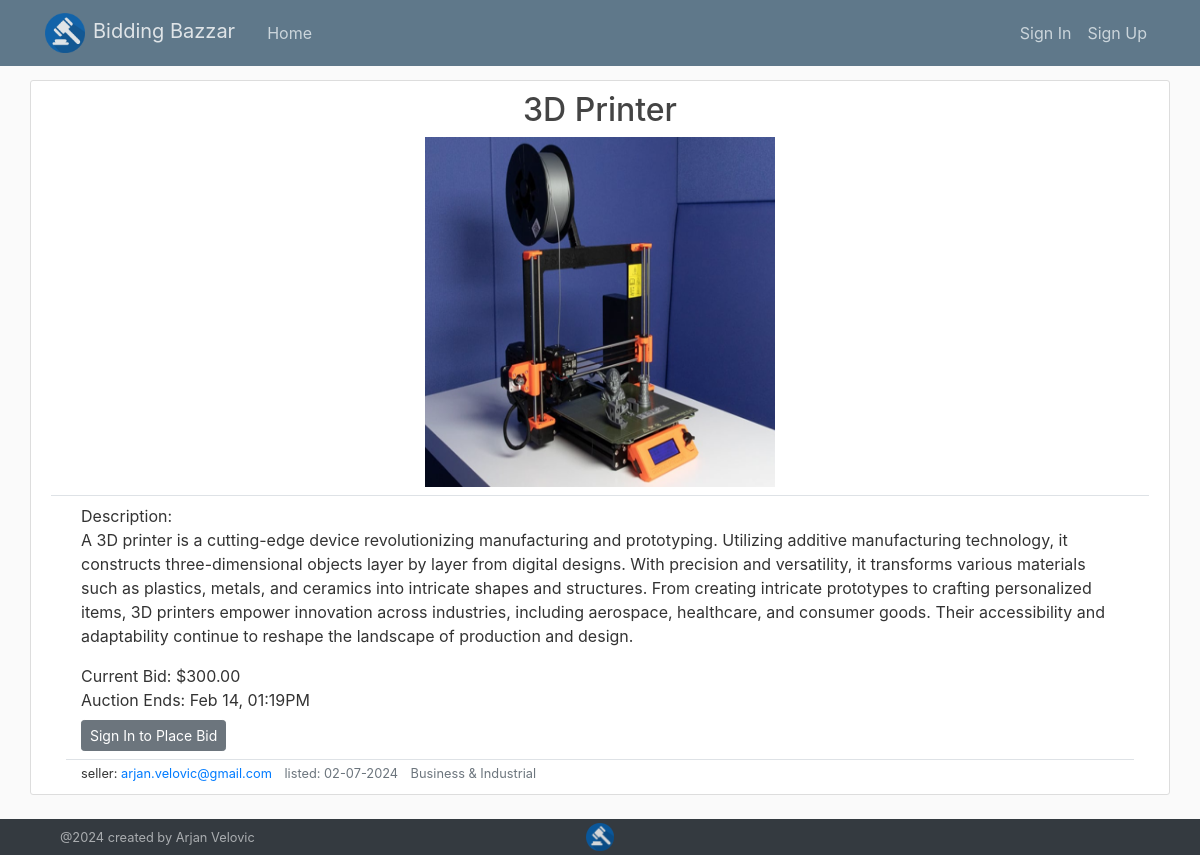
Page /item/1 on the committed database.
### models.py (models this page shows, shortened)
class Item(db.Model):
    id = db.Column(db.Integer, primary_key=True)
    title = db.Column(db.String(100), nullable=False)
    description = db.Column(db.Text, nullable=False)
    category = db.Column(db.String(100), nullable=False)
    image_file = db.Column(db.String(50), nullable=False, default='default2.jpg')
    price = db.Column(db.Numeric, nullable=False)
    seller = db.Column(db.Integer, db.ForeignKey('user.id'), nullable=False)
    listeddate = db.Column(db.DateTime, nullable=False, default=datetime.utcnow)
    enddate = db.Column(db.DateTime, nullable=False, default=datetime.utcnow)
    hasbuyer = db.Column(db.Boolean, nullable = False, default = False)
    bidinfo = db.relationship('Bid', backref='item', lazy=True)
    watches = db.relationship('Watchlist', backref='item', lazy=True)
    @hybrid_property
    def notactive(self):
        if datetime.utcnow() - timedelta(hours=5) >= self.enddate:
            return True
        else:
            return False

class User(db.Model, UserMixin):
    id = db.Column(db.Integer, primary_key=True)
    firstname = db.Column(db.String(100), nullable=False)
    lastname = db.Column(db.String(100), nullable=False)
    address = db.Column(db.String(200), nullable=False)
    phonenumber = db.Column(db.String(20), nullable=False)
    email = db.Column(db.String(120), unique=True, nullable=False)
    image_file = db.Column(db.String(20), nullable=False, default='default.jpg')
    password = db.Column(db.String(60), nullable=False)
    datecreated = db.Column(db.DateTime, nullable=False, default=datetime.utcnow)
    posts = db.relationship('Item', backref='author', lazy=True)
    bids = db.relationship('Bid', backref='bidder', lazy=True)
    watching = db.relationship('Watchlist', backref='watcher', lazy=True)

### app/items/routes.py (the view, shortened to what this page needs)
@items.route("/item/<int:item_id>", methods=['GET', 'POST'])
def item(item_id):
    item = Item.query.get_or_404(item_id)
    bidform = BidForm()
    watchlistform = WatchlistForm()
    bidform.bidvalue.validators = [NumberRange(min=item.price+1, message='You must beat the current bid by atleast $1.00')]
    return render_template('item.html', title=item.title, item=item, bidform=bidform, watchlistform = watchlistform)

### app/templates/item.html (shortened to what this page needs)
{% extends "layout.html" %}
{% block content %}
  <article class="content-section row d-flex justify-content-center">
    <div class= "mb-2 text-center">
      <a class="article-title h2 text-capitalize" href="{{ url_for('items.item', item_id=item.id) }}">{{ item.title }}</a>
    </div>
    <div class="d-flex col-12 justify-content-center border-bottom pb-2">
      <img class="article-img3" src="{{ url_for('static', filename='item_pics/' + item.image_file) }}">
    </div>
    <div class="col-12">
      <div id = "item_info_block" class="container my-2">
        <div>Description:</div>
        <div class="mb-3">{{ item.description }}</div>
        {% if item.notactive and item.hasbuyer%}
          <div>Sold Price: ${{ item.price|round(2) }}</div>
        {% elif item.notactive and item.hasbuyer == False %}
        <div>Price: ${{ item.price|round(2) }}</div>
        {% elif item.notactive == False %}
          <div>Current Bid: ${{ item.price|round(2) }}</div>
        {% endif %}
        {% if item.notactive%}
          <div>Ended: {{ item.enddate.strftime('%h %d, %I:%M%p') }}</div>
        {% else %}
          <div>Auction Ends: {{ item.enddate.strftime('%h %d, %I:%M%p') }}</div>
        {% endif %}
      </div>
      <div id="item_form_block" class="container my-2">
        {% if item.author == current_user %}
          {% if item.notactive%}
            <a class="btn btn-secondary btn-sm" href="{{ url_for('items.update_item', item_id=item.id) }}">Relist Item</a>
          {% else %}
            {% if item.hasbuyer %}
              <div>
                <small>The listing cannot be updated or deleted once a bid has been made</small>
              </div>
            {% else %}
              <div>
                <a class="btn btn-secondary btn-sm" href="{{ url_for('items.update_item', item_id=item.id) }}">Update</a>
                <button type="button" class="btn btn-danger btn-sm mx-1" data-toggle="modal" data-target="#deleteModal">Delete</button>
              </div>
            {% endif %}
        {% endif %}
        {% else %}
          {% if item.notactive == False %}
            <div>
              <a class="btn btn-secondary btn-sm" href="{{ url_for('users.signin') }}">Sign In to Place Bid</a>
            </div>
          {% endif %}
        {% endif %}
      </div>
      <div id="item_user_info" class="border-top container">
        <small>seller: <a href="{{ url_for('users.user_items', email=item.author.email) }}">{{ item.author.email }}</a></small>
        <small class="ml-2 text-muted">listed: {{ item.listeddate.strftime('%m-%d-%Y') }}</small>
        {% if item.category != "None" %}
        <small class="ml-2 text-muted">{{ item.category }}</small>
        {% endif %}
      </div>
    </div>
  </article>
{% endblock content %}

### app/static/main.css (style rules this page uses)
body { background: #fafafa; color: #333333; margin-top: 5rem; }
.content-section { background: #ffffff; padding: 10px 20px; border: 1px solid #dddddd; border-radius: 3px; margin-bottom: 20px; }
.article-title { color: #444444; }
.article-img3 { height: 350px; width: 350px; }

### rows in the picture
Item: title "3D Printer", image_file (picture), description "A 3D printer is a cutting-edge device revolutionizing manufacturing and prototyping. Utilizing additive manufacturing technology, it constructs three-dimensional objects layer by layer from digital designs. With precision and versatility, it transforms various materials such as plastics, metals, and ceramics into intricate shapes and structures. From creating intricate prototypes to crafting personalized items, 3D printers empower innovation across industries, including aerospace, healthcare, and consumer goods. Their accessibility and adaptability continue to reshape the landscape of production and design.", price "300.00", enddate "Feb 14, 01:19PM", listeddate "02-07-2024", category "Business & Industrial"
User: author.email "arjan.velovic@gmail.com"
